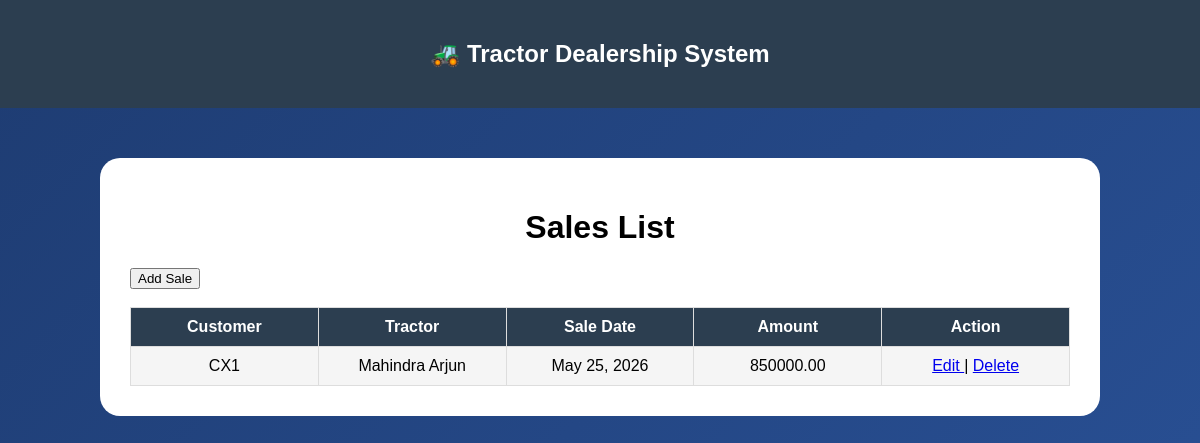
Page /sales/ on the committed database.
### sales/models.py (models this page shows, shortened)
class Sale(models.Model):
    customer = models.ForeignKey(Customer, on_delete=models.CASCADE)
    tractor = models.ForeignKey(Tractor, on_delete=models.CASCADE)
    sale_date = models.DateField()
    amount = models.DecimalField(max_digits=10, decimal_places=2)

### customers/models.py (models this page shows)
class Customer(models.Model):
    customer_name = models.CharField(max_length=100)
    phone = models.CharField(max_length=15)
    address = models.TextField()
    village = models.CharField(max_length=100)
    def __str__(self):
        return self.customer_name

### inventory/models.py (models this page shows)
class Tractor(models.Model):
    tractor_name = models.CharField(max_length=100)
    model_no = models.CharField(max_length=50)
    company_name = models.CharField(max_length=100)
    price = models.DecimalField(max_digits=10, decimal_places=2)
    horsepower = models.IntegerField()
    stock_quantity = models.IntegerField(default=0)
    STOCK_CHOICES = [
        ('Available','Available'),
        ('Low Stock','Low Stock'),
        ('Out of Stock','Out of Stock')
    ]
    stock_status = models.CharField(
        max_length=20,
        choices=STOCK_CHOICES,
        default='Available'
    )
    def __str__(self):
        return self.tractor_name

### sales/views.py (the view)
# urls.py: path('', sales_list, name='sales'),
def sales_list(request):
    sales = Sale.objects.all()
    context = {
        'sales': sales
    }
    return render(request,'sales.html',context)

### templates/sales.html (shortened to what this page needs)
<!DOCTYPE html>
<html>
<head>
    {% load static %}
    <link rel="stylesheet" href="{% static 'css/style.css' %}">
</head>
<body>
<nav>
    <h2>🚜 Tractor Dealership System</h2>
</nav>
<div class="form-container">
<h1>Sales List</h1>
<a href="/sales/add/">
    <button>Add Sale</button>
</a>
<br><br>
<table border="1" width="100%">
<tr>
    <th>Customer</th>
    <th>Tractor</th>
    <th>Sale Date</th>
    <th>Amount</th>
    <th>Action</th>
</tr>
{% for sale in sales %}
<tr>
    <td>{{sale.customer}}</td>
    <td>{{sale.tractor}}</td>
    <td>{{sale.sale_date}}</td>
    <td>{{sale.amount}}</td>
    <td>
        <a href="/sales/update/{{sale.id}}">
        Edit
        </a>
        |
        <a href="/sales/delete/{{sale.id}}">
        Delete
        </a>
    </td>
</tr>
{% empty %}
<tr>
    <td colspan="4">No sales found</td>
</tr>
{% endfor %}
</table>
</div>
</body>
</html>

### static/css/style.css (style rules this page uses)
body { margin:0; font-family:Arial,sans-serif; background:linear-gradient(135deg,#1e3c72,#2a5298); min-height:100vh; }
nav { background:#2c3e50; color:white; padding:20px; text-align:center; }
.form-container { width:95%; max-width:1000px; margin:50px auto; background:white; padding:30px; border-radius:20px; box-sizing:border-box; }
h1 { text-align:center; }
table { width:100%; table-layout:fixed; border-collapse:collapse; }
th,td { padding:10px; border:1px solid #ddd; text-align:center; }
th { background:#2c3e50; color:white; }
td { word-wrap:break-word; }
tr:nth-child(even) { background:#f5f5f5; }

### rows in the picture
Sale: customer "CX1", tractor "Mahindra Arjun", sale_date "May 25, 2026", amount "850000.00"
